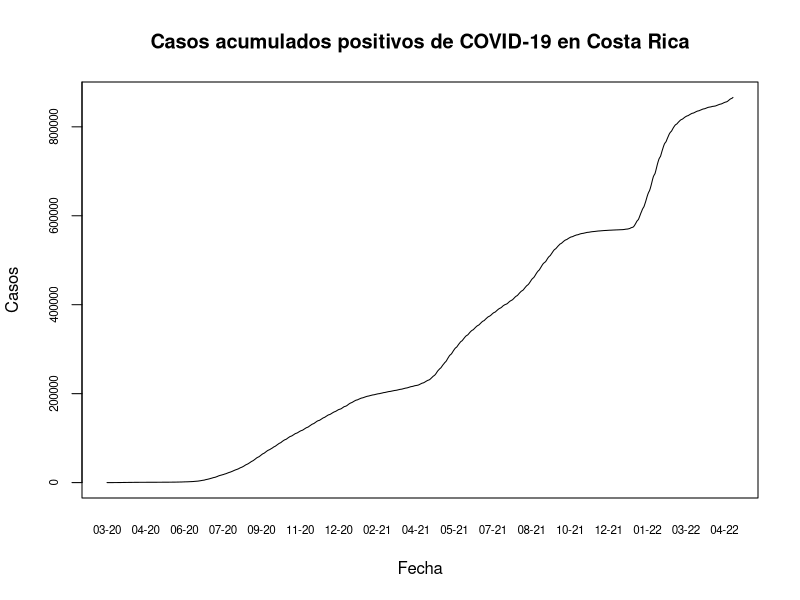
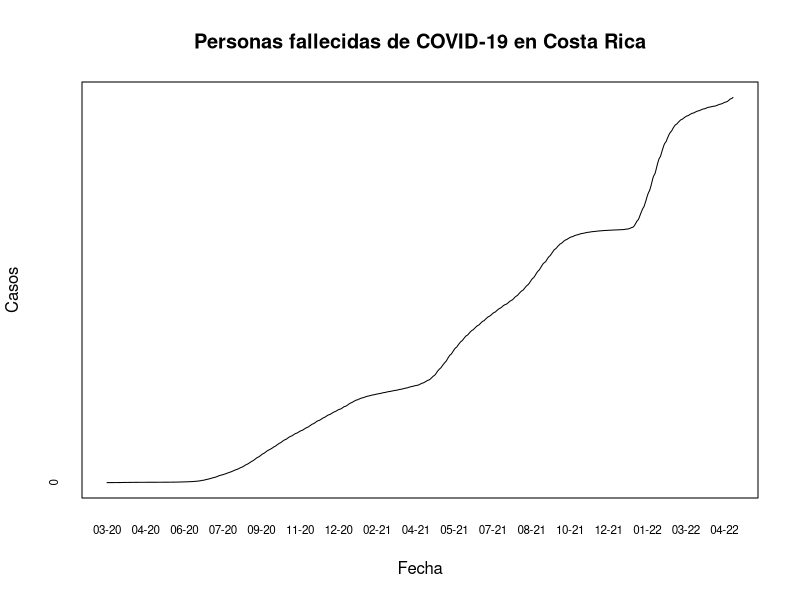

The R source for these figures, in order:
## ---- chunk 1
knitr::opts_chunk$set(echo = TRUE)
## ---- chunk 2
covid <- read.csv(file = "05_10_22_CSV_GENERAL.csv", sep = ";")
## ---- chunk 3
options(scipen = 7)

## ---- chunk 4
covid$FECHA <- as.Date(covid$FECHA, format = "%d/%m/%Y")

## ---- chunk 5
plot(
  covid$FECHA,
  covid$positivos,
  type = "l",
  xaxt = "n",
  yaxt = "n",
  main = "Casos acumulados positivos de COVID-19 en Costa Rica",
  xlab = "Fecha",
  ylab = "Casos"
)

axis(side = 1,
     covid$FECHA,
     tick = FALSE,
     format(covid$FECHA, "%m-%y"),
     cex.axis = .7)

axis(
  side = 2,
  covid$positivos,
  labels = TRUE,  
  at = seq(0, 1000000, by = 200000),
  cex.axis = .7
)

## ---- chunk 6
plot(
  covid$FECHA,
  covid$positivos,
  type = "l",
  xaxt = "n",
  yaxt = "n",
  main = "Personas fallecidas de COVID-19 en Costa Rica",
  xlab = "Fecha",
  ylab = "Casos"
)

axis(side = 1,
     covid$FECHA,
     tick = FALSE,
     format(covid$FECHA, "%m-%y"),
     cex.axis = 0.7)

axis(
  side = 2,
  covid$fallecidos,
  labels = TRUE,  
  at = seq(0, 10000, by = 2000),
  cex.axis = .7
)

